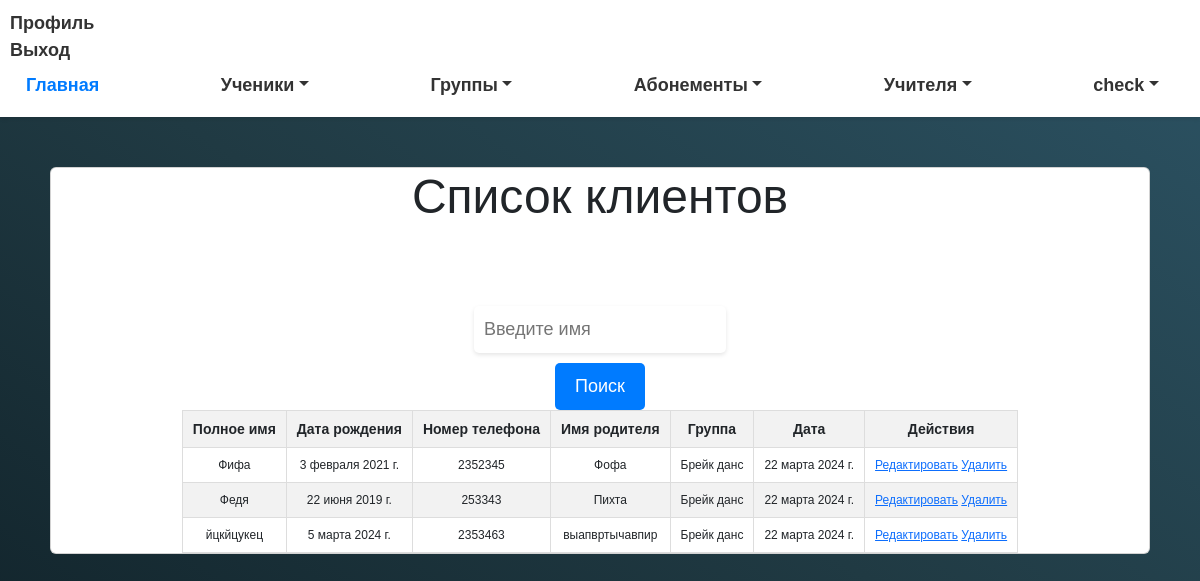
The app's page /students_oll/ (signed in), older data.
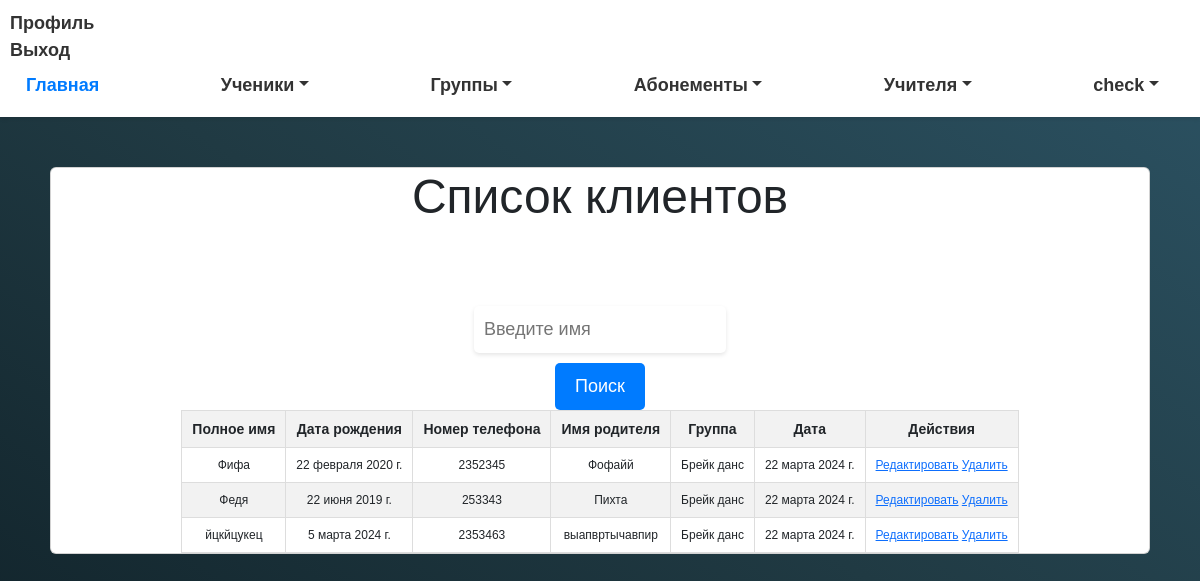
The same page, newer data.
### myapp/models.py (models this page shows)
class Client(models.Model):
    full_name = models.CharField(max_length=255)
    birth_date = models.DateField()
    phone_number = models.CharField(max_length=20)
    parent_name = models.CharField(max_length=255)
    address = models.CharField(max_length=255, default='Unknown Address')  # Add a default value here
    card_number = models.CharField(max_length=100, unique=True)
    group_obj = models.ForeignKey('Group', on_delete=models.CASCADE, null=True, blank=True)
    date_joined = models.DateField()

class Group(models.Model):
    name = models.CharField(max_length=255)
    coach = models.ForeignKey('Coach', on_delete=models.CASCADE)
    description = models.TextField()
    students = models.ManyToManyField(Client, related_name='group_students')

### myapp/views.py (the view)
# urls.py: path('students_oll/', client_list, name='client_list'),
@login_required
def client_list(request):
    query = request.GET.get('q')
    if query:
        clients = Client.objects.filter(full_name__icontains=query)
    else:
        clients = Client.objects.all()
    return render(request, 'client_list.html', {'clients': clients})

### myapp/templates/client_list.html
{% extends 'base.html' %}
{% block content %}
<div class="container">
    <div class="card">
        <h1>Список клиентов</h1>
      <form method="GET">
        <input type="text" name="q" placeholder="Введите имя" value="{{ request.GET.q }}">
        <button type="submit">Поиск</button>
    </form>
  <table>
    <thead>
      <tr>
        <th>Полное имя</th>
        <th>Дата рождения</th>
        <th>Номер телефона</th>
        <th>Имя родителя</th>
        <th>Группа</th>
        <th>Дата</th>
        <th>Действия</th>
      </tr>
    </thead>
    <tbody>
      {% for client in clients %}
        <tr>
          <td>{{ client.full_name }}</td>
          <td>{{ client.birth_date }}</td>
          <td>{{ client.phone_number }}</td>
          <td>{{ client.parent_name }}</td>
          <td>{{ client.group_obj.name }}</td>
          <td>{{ client.date_joined }}</td>
          <td>
            <a href="{% url 'update_client' id=client.id %}">Редактировать</a>
            <a href="{% url 'delete_client' id=client.id %}">Удалить</a>
          </td>
        </tr>
      {% endfor %}
    </tbody>
  </table>
    </div>
</div>
{% endblock %}

Row changes from the older to the newer data that the page shows:
changed Client "Фифа": birth_date "3 февраля 2021 г." → "22 февраля 2020 г."; parent_name "Фофа" → "Фофайй"
